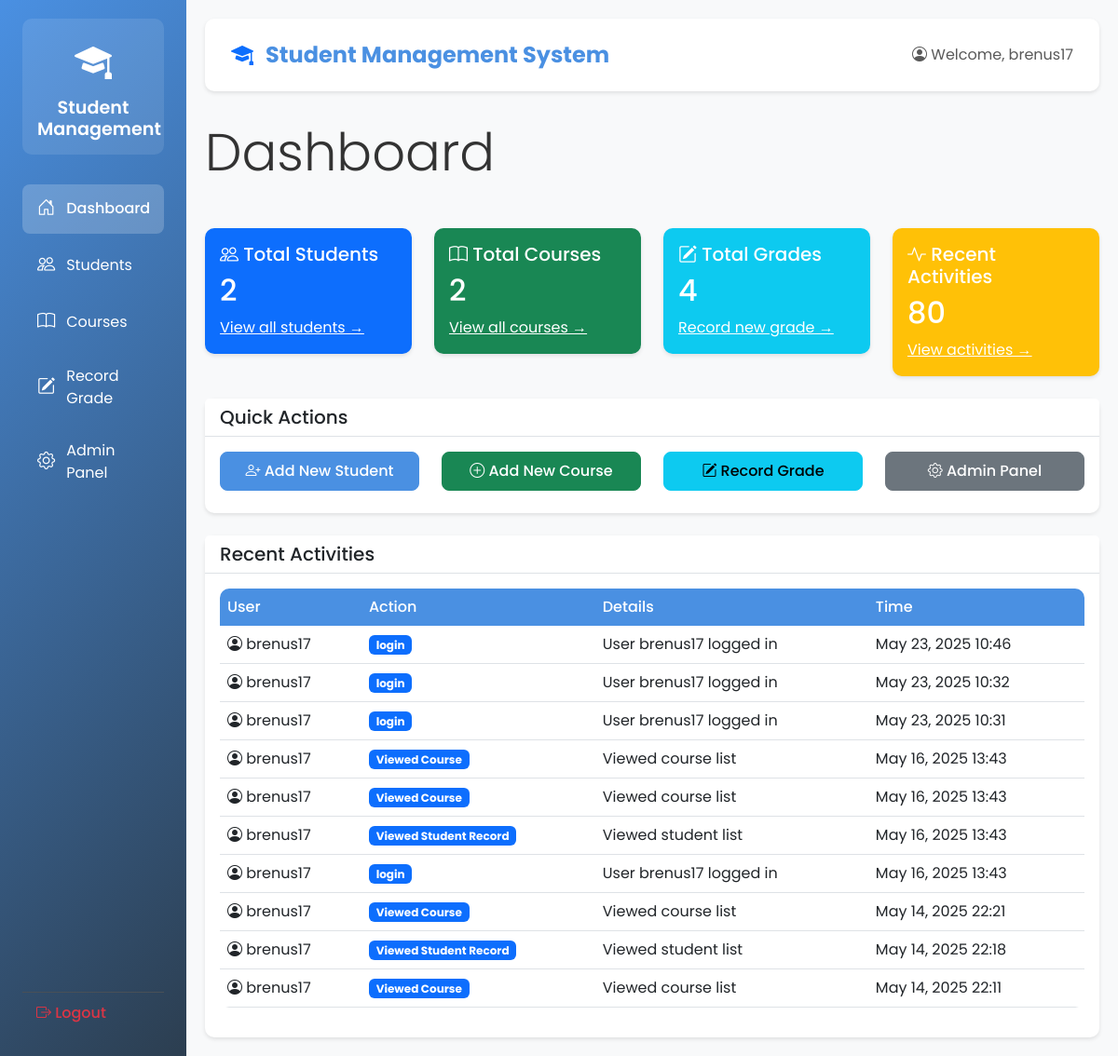
The app's page / (signed in), older data.
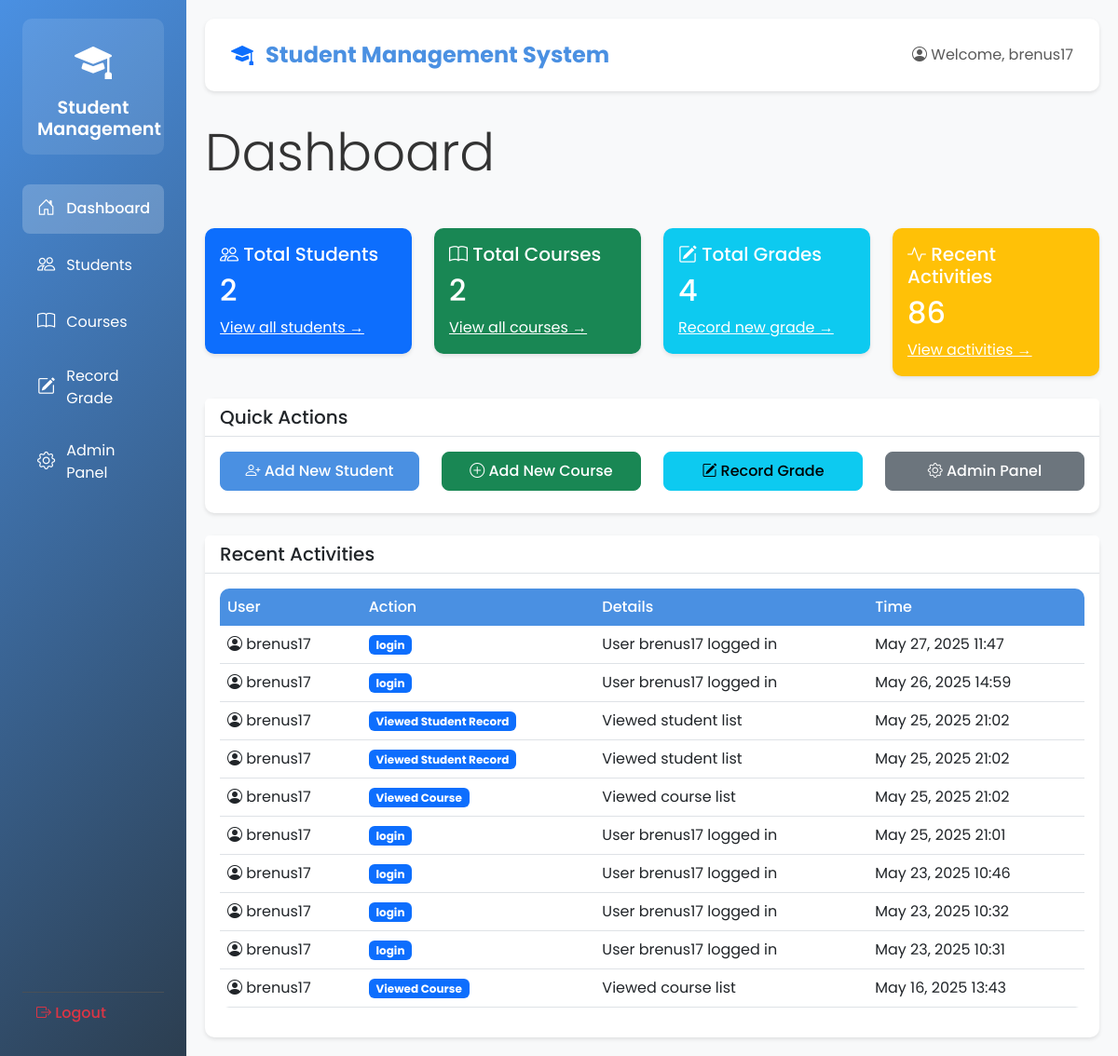
The same page, newer data.
### students/models.py (models this page shows, shortened)
class UserActivity(models.Model):
    ACTION_CHOICES = [
        ('view_student', 'Viewed Student Record'),
        ('view_course', 'Viewed Course'),
        ('record_grade', 'Recorded Grade'),
    ]
    user = models.ForeignKey(User, on_delete=models.CASCADE)
    action = models.CharField(max_length=20, choices=ACTION_CHOICES)
    timestamp = models.DateTimeField(auto_now_add=True)
    details = models.TextField(blank=True)
    class Meta:
        verbose_name_plural = 'User Activities'
        ordering = ['-timestamp']

### students/views.py (the view)
# urls.py: 2. Add a URL to urlpatterns:  path('', views.home, name='home')
@login_required
def home(request):
    context = {
        'students_count': Student.objects.count(),
        'courses_count': Course.objects.count(),
        'grades_count': Grade.objects.count(),
        'activities_count': UserActivity.objects.count(),
        'recent_activities': UserActivity.objects.all()[:10]
    }
    return render(request, 'students/home.html', context)

### students/templates/students/home.html (shortened to what the changed rows need)
{% extends 'students/base.html' %}
{% block content %}
<div class="row mb-4">
    <div class="col-md-12">
        <h1 class="display-4 mb-4">Dashboard</h1>
    </div>
</div>
<div class="row mb-4">
    <div class="col-md-3">
        <div class="card bg-primary text-white">
            <div class="card-body">
                <h2 class="card-text">{{ students_count }}</h2>
            </div>
        </div>
    </div>
    <div class="col-md-3">
        <div class="card bg-success text-white">
            <div class="card-body">
                <h2 class="card-text">{{ courses_count }}</h2>
            </div>
        </div>
    </div>
    <div class="col-md-3">
        <div class="card bg-info text-white">
            <div class="card-body">
                <h2 class="card-text">{{ grades_count }}</h2>
            </div>
        </div>
    </div>
    <div class="col-md-3">
        <div class="card bg-warning text-white">
            <div class="card-body">
                <h5 class="card-title">
                    <i class="bi bi-activity"></i> Recent Activities
                </h5>
                <h2 class="card-text">{{ activities_count }}</h2>
                <a href="#recent-activities" class="text-white">View activities →</a>
            </div>
        </div>
    </div>
</div>
<div class="row" id="recent-activities">
    <div class="col-md-12">
        <div class="card">
            <div class="card-body">
                <div class="table-responsive">
                    <table class="table table-hover">
                        <thead>
                            <tr>
                                <th>User</th>
                                <th>Action</th>
                                <th>Details</th>
                                <th>Time</th>
                            </tr>
                        </thead>
                        <tbody>
                            {% for activity in recent_activities %}
                            <tr>
                                <td>
                                    <i class="bi bi-person-circle"></i>
                                    {{ activity.user.username }}
                                </td>
                                <td>
                                    <span class="badge bg-primary">
                                        {{ activity.get_action_display }}
                                    </span>
                                </td>
                                <td>{{ activity.details }}</td>
                                <td>{{ activity.timestamp|date:"M d, Y H:i" }}</td>
                            </tr>
                            {% empty %}
                            <tr>
                                <td colspan="4" class="text-center">No recent activities.</td>
                            </tr>
                            {% endfor %}
                        </tbody>
                    </table>
                </div>
            </div>
        </div>
    </div>
</div>
{% endblock %}

Row changes from the older to the newer data that the page shows:
no longer on this page (row unchanged): UserActivity: user.username "brenus17", action "Viewed Course", details "Viewed course list", timestamp "May 16, 2025 13:43"
no longer on this page (row unchanged): UserActivity: user.username "brenus17", action "Viewed Student Record", details "Viewed student list", timestamp "May 16, 2025 13:43"
no longer on this page (row unchanged): UserActivity: user.username "brenus17", action "login", details "User brenus17 logged in", timestamp "May 16, 2025 13:43"
no longer on this page (row unchanged): UserActivity: user.username "brenus17", action "Viewed Course", details "Viewed course list", timestamp "May 14, 2025 22:21"
no longer on this page (row unchanged): UserActivity: user.username "brenus17", action "Viewed Student Record", details "Viewed student list", timestamp "May 14, 2025 22:18"
no longer on this page (row unchanged): UserActivity: user.username "brenus17", action "Viewed Course", details "Viewed course list", timestamp "May 14, 2025 22:11"
added UserActivity: user.username "brenus17", action "login", details "User brenus17 logged in", timestamp "May 27, 2025 11:47"
added UserActivity: user.username "brenus17", action "login", details "User brenus17 logged in", timestamp "May 26, 2025 14:59"
added UserActivity: user.username "brenus17", action "Viewed Student Record", details "Viewed student list", timestamp "May 25, 2025 21:02"
added UserActivity: user.username "brenus17", action "Viewed Student Record", details "Viewed student list", timestamp "May 25, 2025 21:02"
added UserActivity: user.username "brenus17", action "Viewed Course", details "Viewed course list", timestamp "May 25, 2025 21:02"
added UserActivity: user.username "brenus17", action "login", details "User brenus17 logged in", timestamp "May 25, 2025 21:01"
Text that changed along with them:
{{ activities_count }}: "80" → "86"
